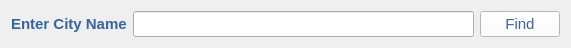
       <widget class="QWidget" name="layoutWidget">
        <property name="geometry">
         <rect>
          <x>700</x>
          <y>20</y>
          <width>571</width>
          <height>41</height>
         </rect>
        </property>
        <layout class="QHBoxLayout" name="horizontalLayout">
         <item>
          <widget class="QLabel" name="queryLabel_2">
           <property name="font">
            <font>
             <family>Yu Gothic UI</family>
             <pointsize>11</pointsize>
             <weight>75</weight>
             <bold>true</bold>
            </font>
           </property>
           <property name="styleSheet">
            <string notr="true">color: rgb(52, 101, 164);</string>
           </property>
           <property name="text">
            <string>Enter City Name</string>
           </property>
          </widget>
         </item>
         <item>
          <widget class="QLineEdit" name="query_2">
           <property name="font">
            <font>
             <family>Yu Gothic UI</family>
             <pointsize>11</pointsize>
            </font>
           </property>
           <property name="styleSheet">
            <string notr="true">color:rgb(32, 74, 135);
border-color: rgb(255, 255, 255);</string>
           </property>
          </widget>
         </item>
         <item>
          <widget class="QPushButton" name="queryButton_2">
           <property name="font">
            <font>
             <family>Yu Gothic UI</family>
             <pointsize>11</pointsize>
            </font>
           </property>
           <property name="styleSheet">
            <string notr="true">background-color: rgb(255, 255, 255);
border-color: rgb(255, 255, 255);
color: rgb(52, 101, 164);</string>
           </property>
           <property name="text">
            <string>Find</string>
           </property>
          </widget>
         </item>
        </layout>
       </widget>
